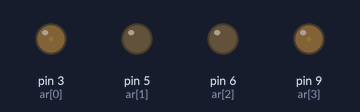
Recording of a sketch running on a simulated Arduino Uno, built with avr-gcc and run on an emulated ATmega328P. Parts: output pins drawn as LEDs (lit = HIGH).

Above: at 0.05 s.
At 1.25 s:
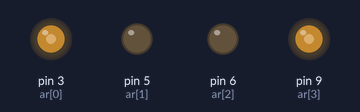
At 2.45 s:
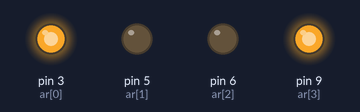
At 4.85 s:
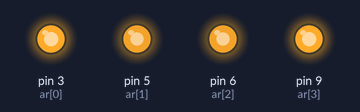
At 7.2 s:
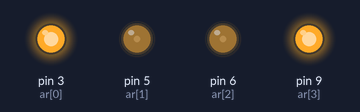
At 9.7 s:
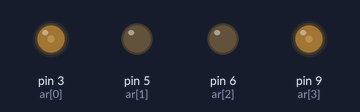
Timing chart, 0 to 14.0 s (numbered marks = the images above):
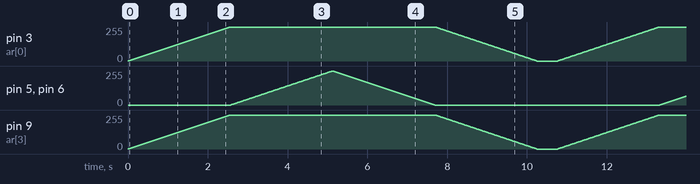

The sketch:

analogwrite.ino
```cpp
//int ledPin = 5;
int ar[]={3,5,6,9};
void setup()
{
  // put your setup code here, to run once:
  for(int i=0;i<(sizeof(ar)/sizeof(ar[0]));i++)
    pinMode(ar[i], OUTPUT);
}

void loop()
{
  for(int j=0;j<2;j++)
  {
     for(int i=0;i<=255;i++)
     {
        analogWrite(ar[j], i);
        analogWrite(ar[4-j-1], i);
        delay(10);
     }
  }

  for(int j=1;j>=0;j--)
  {
     for(int i=255;i>=0;i--)
     {
        analogWrite(ar[j], i);
        analogWrite(ar[4-j-1], i);
        delay(10);
     }
  }
  delay(500);
}
```
